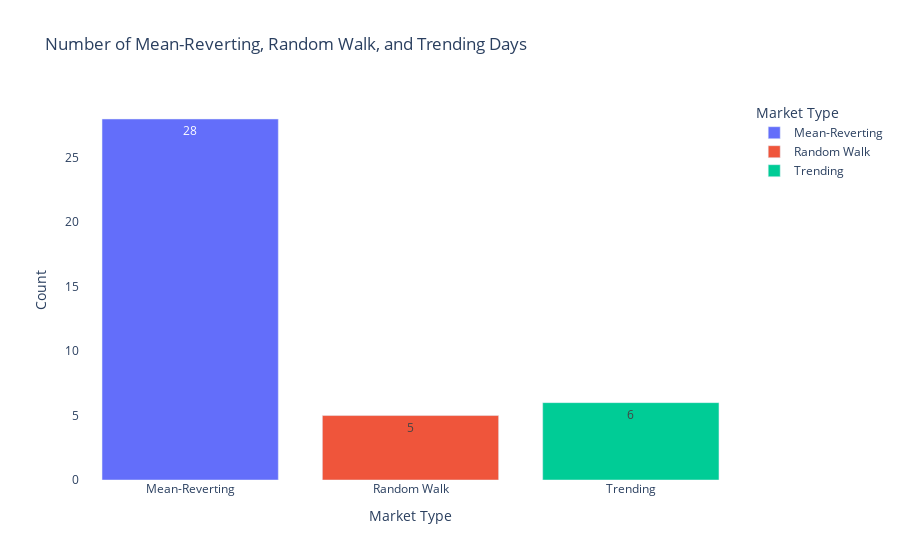
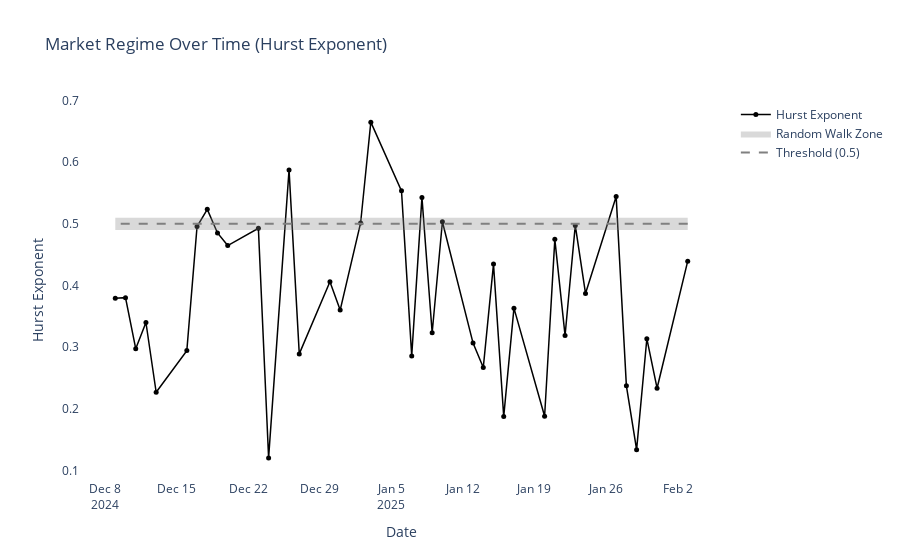

These figures' notebook cell, in order:
### Code cell
from MarketRegimeAnalysis import MarketRegimeAnalysis

data_processor = TradingViewDataProcessor("NYMEX_DL_CL1!, 5.csv", "CL_03022025_m5.csv")
m5_df = data_processor.process_data(extract_time = True)

trend_analyzer = MarketRegimeAnalysis(m5_df)
trend_analyzer.analyze_trends()
trend_analyzer.plot_trend_analysis()

### Figure 1 — Plotly figure (JSON) as saved in the notebook; plotly's stock layout.template omitted (floating-point values rounded to 4 significant figures)
{"data": [{"alignmentgroup": "True", "hovertemplate": "Market Type=%{x}<br>Count=%{text}<extra></extra>", "legendgroup": "Mean-Reverting", "marker": {"color": "#636efa", "pattern": {"shape": ""}}, "name": "Mean-Reverting", "offsetgroup": "Mean-Reverting", "orientation": "v", "showlegend": true, "text": [28], "textposition": "auto", "type": "bar", "x": ["Mean-Reverting"], "xaxis": "x", "y": [28], "yaxis": "y"}, {"alignmentgroup": "True", "hovertemplate": "Market Type=%{x}<br>Count=%{text}<extra></extra>", "legendgroup": "Random Walk", "marker": {"color": "#EF553B", "pattern": {"shape": ""}}, "name": "Random Walk", "offsetgroup": "Random Walk", "orientation": "v", "showlegend": true, "text": [5], "textposition": "auto", "type": "bar", "x": ["Random Walk"], "xaxis": "x", "y": [5], "yaxis": "y"}, {"alignmentgroup": "True", "hovertemplate": "Market Type=%{x}<br>Count=%{text}<extra></extra>", "legendgroup": "Trending", "marker": {"color": "#00cc96", "pattern": {"shape": ""}}, "name": "Trending", "offsetgroup": "Trending", "orientation": "v", "showlegend": true, "text": [6], "textposition": "auto", "type": "bar", "x": ["Trending"], "xaxis": "x", "y": [6], "yaxis": "y"}], "layout": {"barmode": "relative", "legend": {"title": {"text": "Market Type"}, "tracegroupgap": 0}, "paper_bgcolor": "white", "plot_bgcolor": "white", "showlegend": true, "title": {"text": "Number of Mean-Reverting, Random Walk, and Trending Days"}, "xaxis": {"anchor": "y", "categoryarray": ["Mean-Reverting", "Random Walk", "Trending"], "categoryorder": "array", "domain": [0, 1], "title": {"text": "Market Type"}}, "yaxis": {"anchor": "x", "domain": [0, 1], "title": {"text": "Count"}}}}

### Figure 2 — Plotly figure (JSON) as saved in the notebook; plotly's stock layout.template omitted (floating-point values rounded to 4 significant figures)
{"data": [{"line": {"color": "black", "width": 1.5}, "marker": {"color": "black", "size": 5}, "mode": "lines+markers", "name": "Hurst Exponent", "type": "scatter", "x": ["2025-02-03T00:00:00", "2025-01-31T00:00:00", "2025-01-30T00:00:00", "2025-01-29T00:00:00", "2025-01-28T00:00:00", "2025-01-27T00:00:00", "2025-01-24T00:00:00", "2025-01-23T00:00:00", "2025-01-22T00:00:00", "2025-01-21T00:00:00", "2025-01-20T00:00:00", "2025-01-17T00:00:00", "2025-01-16T00:00:00", "2025-01-15T00:00:00", "2025-01-14T00:00:00", "2025-01-13T00:00:00", "2025-01-10T00:00:00", "2025-01-09T00:00:00", "2025-01-08T00:00:00", "2025-01-07T00:00:00", "2025-01-06T00:00:00", "2025-01-03T00:00:00", "2025-01-02T00:00:00", "2024-12-31T00:00:00", "2024-12-30T00:00:00", "2024-12-27T00:00:00", "2024-12-26T00:00:00", "2024-12-24T00:00:00", "2024-12-23T00:00:00", "2024-12-20T00:00:00", "2024-12-19T00:00:00", "2024-12-18T00:00:00", "2024-12-17T00:00:00", "2024-12-16T00:00:00", "2024-12-13T00:00:00", "2024-12-12T00:00:00", "2024-12-11T00:00:00", "2024-12-10T00:00:00", "2024-12-09T00:00:00"], "y": [0.4395, 0.2336, 0.3138, 0.1341, 0.2376, 0.5441, 0.3871, 0.4974, 0.3191, 0.4748, 0.1883, 0.3633, 0.1876, 0.4348, 0.2671, 0.3068, 0.5034, 0.3234, 0.5428, 0.286, 0.5534, 0.6648, 0.5013, 0.3602, 0.4062, 0.2892, 0.5874, 0.1208, 0.4927, 0.4648, 0.4851, 0.5235, 0.4956, 0.2946, 0.2271, 0.3401, 0.2977, 0.3804, 0.3794]}, {"fill": "toself", "fillcolor": "rgba(128, 128, 128, 0.3)", "line": {"color": "rgba(255,255,255,0)"}, "name": "Random Walk Zone", "type": "scatter", "x": ["2025-02-03T00:00:00", "2025-01-31T00:00:00", "2025-01-30T00:00:00", "2025-01-29T00:00:00", "2025-01-28T00:00:00", "2025-01-27T00:00:00", "2025-01-24T00:00:00", "2025-01-23T00:00:00", "2025-01-22T00:00:00", "2025-01-21T00:00:00", "2025-01-20T00:00:00", "2025-01-17T00:00:00", "2025-01-16T00:00:00", "2025-01-15T00:00:00", "2025-01-14T00:00:00", "2025-01-13T00:00:00", "2025-01-10T00:00:00", "2025-01-09T00:00:00", "2025-01-08T00:00:00", "2025-01-07T00:00:00", "2025-01-06T00:00:00", "2025-01-03T00:00:00", "2025-01-02T00:00:00", "2024-12-31T00:00:00", "2024-12-30T00:00:00", "2024-12-27T00:00:00", "2024-12-26T00:00:00", "2024-12-24T00:00:00", "2024-12-23T00:00:00", "2024-12-20T00:00:00", "2024-12-19T00:00:00", "2024-12-18T00:00:00", "2024-12-17T00:00:00", "2024-12-16T00:00:00", "2024-12-13T00:00:00", "2024-12-12T00:00:00", "2024-12-11T00:00:00", "2024-12-10T00:00:00", "2024-12-09T00:00:00", "2024-12-09T00:00:00", "2024-12-10T00:00:00", "2024-12-11T00:00:00", "2024-12-12T00:00:00", "2024-12-13T00:00:00", "2024-12-16T00:00:00", "2024-12-17T00:00:00", "2024-12-18T00:00:00", "2024-12-19T00:00:00", "2024-12-20T00:00:00", "2024-12-23T00:00:00", "2024-12-24T00:00:00", "2024-12-26T00:00:00", "2024-12-27T00:00:00", "2024-12-30T00:00:00", "2024-12-31T00:00:00", "2025-01-02T00:00:00", "2025-01-03T00:00:00", "2025-01-06T00:00:00", "2025-01-07T00:00:00", "2025-01-08T00:00:00", "2025-01-09T00:00:00", "2025-01-10T00:00:00", "2025-01-13T00:00:00", "2025-01-14T00:00:00", "2025-01-15T00:00:00", "2025-01-16T00:00:00", "2025-01-17T00:00:00", "2025-01-20T00:00:00", "2025-01-21T00:00:00", "2025-01-22T00:00:00", "2025-01-23T00:00:00", "2025-01-24T00:00:00", "2025-01-27T00:00:00", "2025-01-28T00:00:00", "2025-01-29T00:00:00", "2025-01-30T00:00:00", "2025-01-31T00:00:00", "2025-02-03T00:00:00"], "y": [0.49, 0.49, 0.49, 0.49, 0.49, 0.49, 0.49, 0.49, 0.49, 0.49, 0.49, 0.49, 0.49, 0.49, 0.49, 0.49, 0.49, 0.49, 0.49, 0.49, 0.49, 0.49, 0.49, 0.49, 0.49, 0.49, 0.49, 0.49, 0.49, 0.49, 0.49, 0.49, 0.49, 0.49, 0.49, 0.49, 0.49, 0.49, 0.49, 0.51, 0.51, 0.51, 0.51, 0.51, 0.51, 0.51, 0.51, 0.51, 0.51, 0.51, 0.51, 0.51, 0.51, 0.51, 0.51, 0.51, 0.51, 0.51, 0.51, 0.51, 0.51, 0.51, 0.51, 0.51, 0.51, 0.51, 0.51, 0.51, 0.51, 0.51, 0.51, 0.51, 0.51, 0.51, 0.51, 0.51, 0.51, 0.51]}, {"line": {"color": "gray", "dash": "dash"}, "mode": "lines", "name": "Threshold (0.5)", "type": "scatter", "x": ["2025-02-03T00:00:00", "2025-01-31T00:00:00", "2025-01-30T00:00:00", "2025-01-29T00:00:00", "2025-01-28T00:00:00", "2025-01-27T00:00:00", "2025-01-24T00:00:00", "2025-01-23T00:00:00", "2025-01-22T00:00:00", "2025-01-21T00:00:00", "2025-01-20T00:00:00", "2025-01-17T00:00:00", "2025-01-16T00:00:00", "2025-01-15T00:00:00", "2025-01-14T00:00:00", "2025-01-13T00:00:00", "2025-01-10T00:00:00", "2025-01-09T00:00:00", "2025-01-08T00:00:00", "2025-01-07T00:00:00", "2025-01-06T00:00:00", "2025-01-03T00:00:00", "2025-01-02T00:00:00", "2024-12-31T00:00:00", "2024-12-30T00:00:00", "2024-12-27T00:00:00", "2024-12-26T00:00:00", "2024-12-24T00:00:00", "2024-12-23T00:00:00", "2024-12-20T00:00:00", "2024-12-19T00:00:00", "2024-12-18T00:00:00", "2024-12-17T00:00:00", "2024-12-16T00:00:00", "2024-12-13T00:00:00", "2024-12-12T00:00:00", "2024-12-11T00:00:00", "2024-12-10T00:00:00", "2024-12-09T00:00:00"], "y": [0.5, 0.5, 0.5, 0.5, 0.5, 0.5, 0.5, 0.5, 0.5, 0.5, 0.5, 0.5, 0.5, 0.5, 0.5, 0.5, 0.5, 0.5, 0.5, 0.5, 0.5, 0.5, 0.5, 0.5, 0.5, 0.5, 0.5, 0.5, 0.5, 0.5, 0.5, 0.5, 0.5, 0.5, 0.5, 0.5, 0.5, 0.5, 0.5]}], "layout": {"paper_bgcolor": "white", "plot_bgcolor": "white", "showlegend": true, "title": {"text": "Market Regime Over Time (Hurst Exponent)"}, "xaxis": {"title": {"text": "Date"}}, "yaxis": {"title": {"text": "Hurst Exponent"}}}}
